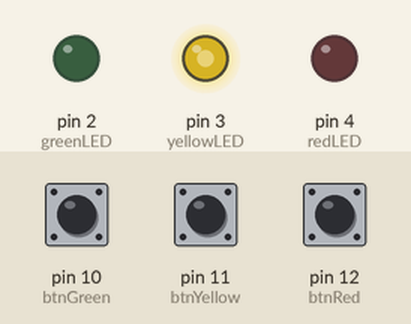
Simulated run of this sketch. Board: Arduino Uno, built with avr-gcc and run on an emulated ATmega328P. On the bench: output pins drawn as LEDs (lit = HIGH). The inputs (shaded band) are chosen by the test bench; at power-on: pin 11 (btnYellow) HIGH, pin 10 (btnGreen) HIGH, pin 12 (btnRed) HIGH.

Above: at 1.2 s.
1.3 s: pin 11 (btnYellow) pulled LOW for 1 s
4.5 s: pin 10 (btnGreen) pulled LOW for 0.15 s
At 5.8 s:
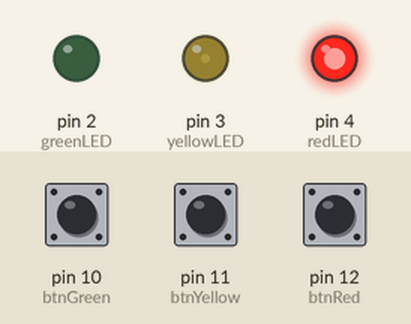
6.1 s: pin 11 (btnYellow) pulled LOW for 0.15 s
At 6.22 s:
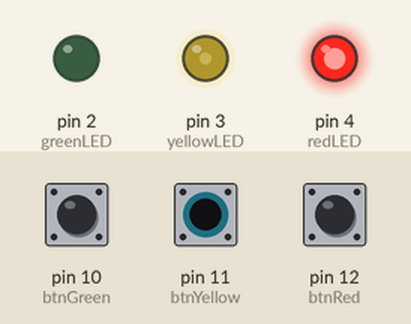
7.7 s: pin 12 (btnRed) pulled LOW for 0.15 s
At 7.77 s:
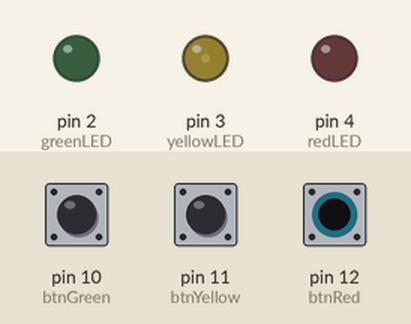
9.3 s: pin 12 (btnRed) pulled LOW for 3.2 s
At 13.7 s:
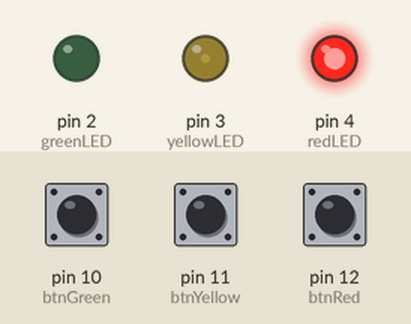
14.0 s: pin 10 (btnGreen) pulled LOW for 1 s
At 14.8 s:
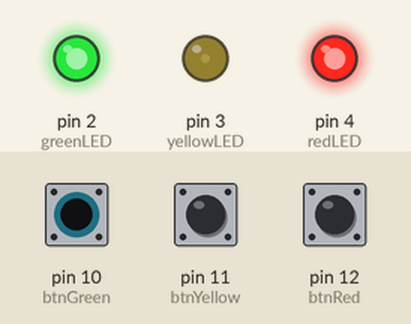
Timing chart, 0 to 17.0 s (numbered marks = the images above; inputs shaded):
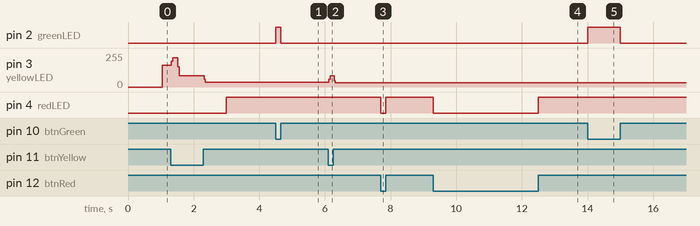

The sketch:

sketch_feb22e.ino
```cpp
#define pressedUp LOW
#define pressedLow HIGH
#define btnRed 12
#define btnYellow 11
#define btnGreen 10
#define redLED 4
#define yellowLED 3
#define greenLED 2

unsigned long redtime,yellowtime,greentime;
int ReadSwitchRed, ReadSwitchYellow, ReadSwitchGreen;
void setup()
{
  Serial.begin(9600);
  pinMode(btnRed,INPUT_PULLUP);
  pinMode(btnYellow,INPUT_PULLUP);
  pinMode(btnGreen,INPUT_PULLUP);
  pinMode(redLED,OUTPUT);
  pinMode(yellowLED,OUTPUT);
  pinMode(greenLED,OUTPUT);
}

void loop()
{
  redtime = 0;yellowtime = 0;greentime = 0;
  ReadSwitchRed = digitalRead(btnRed);
  ReadSwitchYellow = digitalRead(btnYellow);
  ReadSwitchGreen = digitalRead(btnGreen);
  if(ReadSwitchRed == pressedLow && millis() - redtime >= 3000)
  {
    digitalWrite(redLED,HIGH);
  }
  else
  {
    digitalWrite(redLED,LOW);
  }
  if(ReadSwitchYellow == pressedUp)
  {
      digitalWrite(yellowLED,HIGH);
  }
  else
  {
    digitalWrite(yellowLED,LOW);
  }
  if(ReadSwitchGreen == pressedUp && millis() - greentime >= 3000)
  {
    digitalWrite(greenLED,HIGH);
  }
  else
  {
    digitalWrite(greenLED,LOW);
  }

  if(millis() - yellowtime >= 500)
  {
    digitalWrite(yellowLED,LOW);
  }
  if(millis() - yellowtime >= 1000)
  {
    digitalWrite(yellowLED,HIGH);
  }
  if(millis() - yellowtime >= 1500)
  {
    digitalWrite(yellowLED,LOW);
  }
}
```

Measured:
- after the input at 4.5 s, pin 2 (greenLED): LOW → HIGH at once, → LOW 0.15 s later
- after the input at 6.1 s, pin 3 (yellowLED): 34/255 → 85/255 at once, → 33/255 0.16 s later
- after the input at 7.7 s, pin 4 (redLED): HIGH → LOW at once, → HIGH 0.15 s later
- after the input at 9.3 s, pin 4 (redLED): HIGH → LOW at once, → HIGH 3.2 s later
- after the input at 14.0 s, pin 2 (greenLED): LOW → HIGH at once, → LOW 1.0 s later
